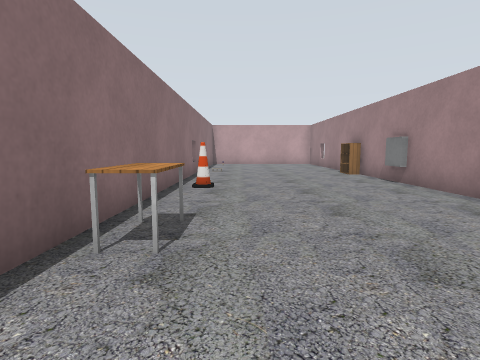
[1] (above)

23 first-person views from a walk through a robot-simulator world made for Gazebo. The camera is 0.9 m above the floor, tilts 6° down and sees 80° across. Floor lines are 1 m apart. The floor is counted in squares, 1 m on a side. Each view is taken from the middle of a square. On the plan, view 1 faces up. The plan holds only what a view shows up to about 11 squares ahead; the rest is blank. The robots in the file are not drawn. Simple patterns stand in for the simulator's built-in surfaces. Simple shapes stand in for some stock models. Some surface patterns are stand-ins.

[2]
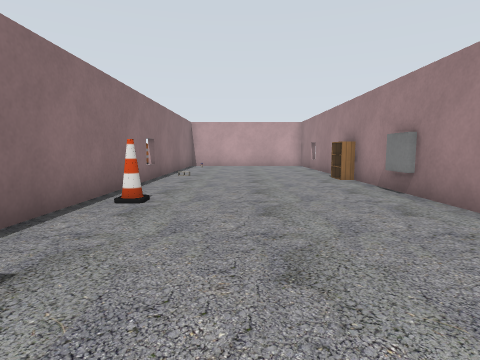

[3]
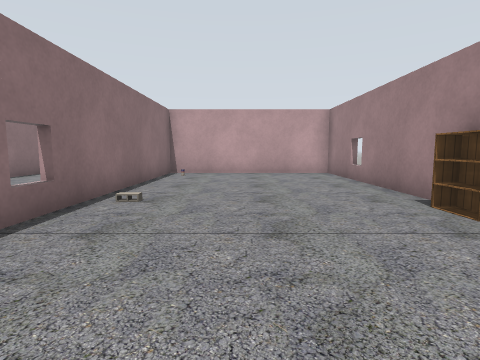

[4]
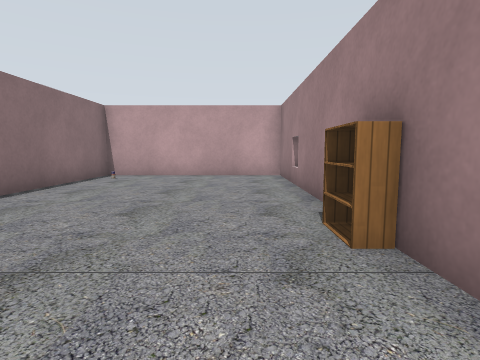

[5]
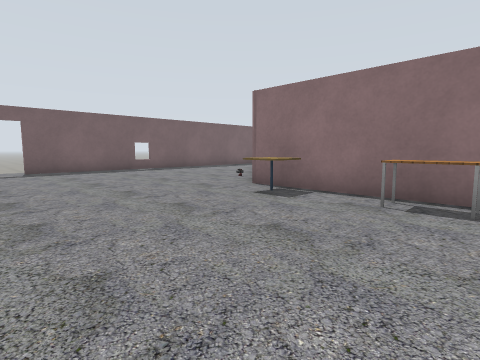

[6]
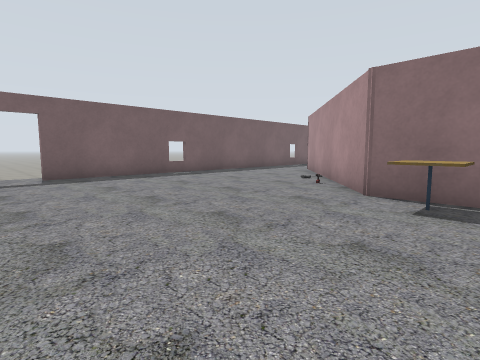

[7]
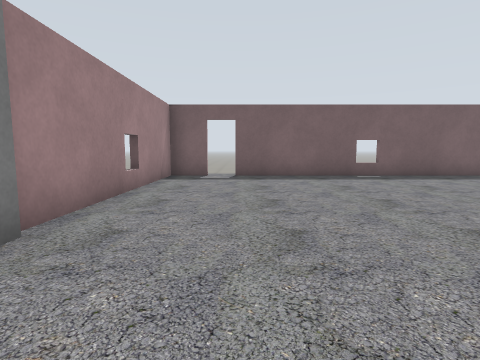

[8]
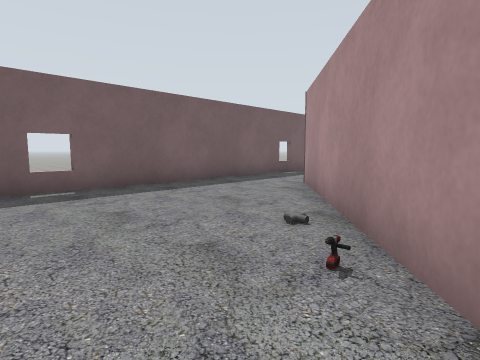

[9]
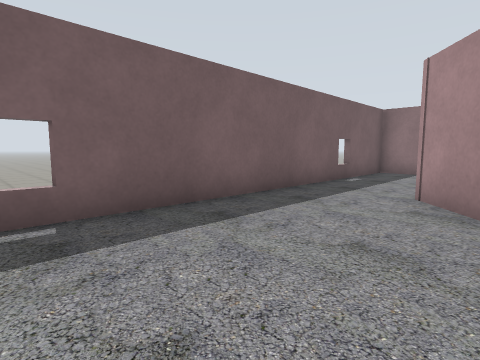

[10]
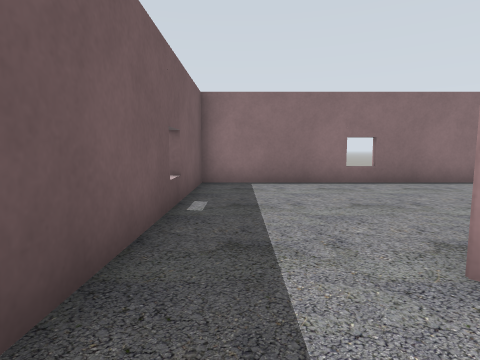

[11]
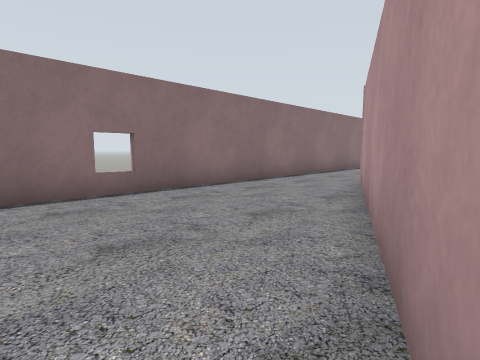

[12]
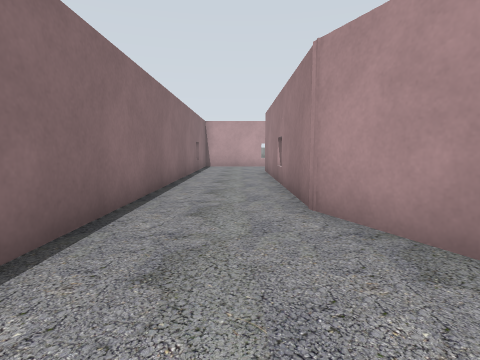

[13]
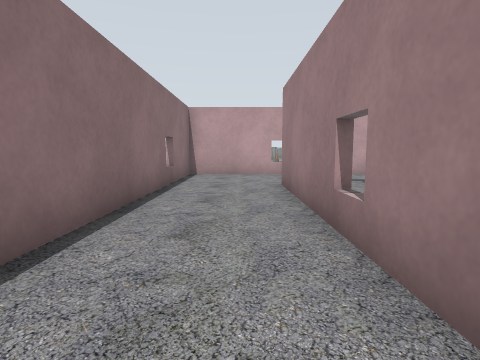

[14]
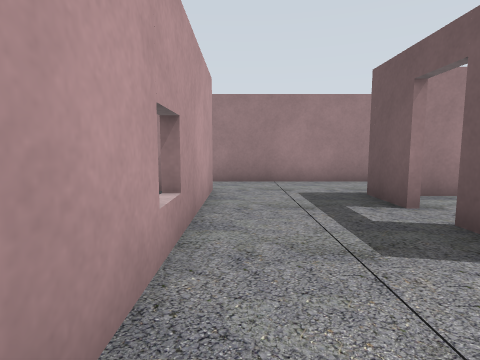

[15]
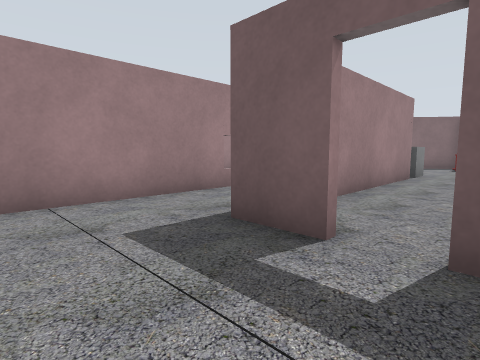

[16]
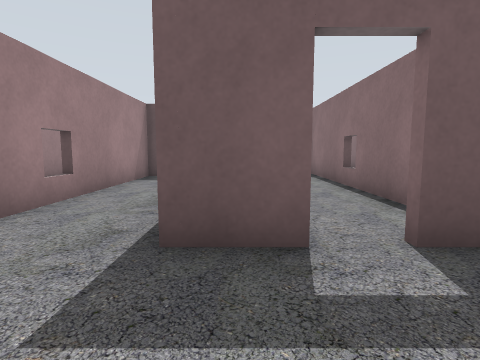

[17]
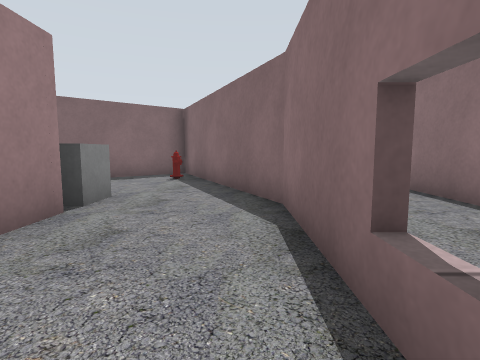

[18]
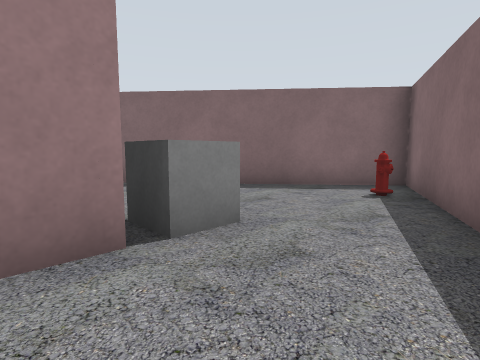

[19]
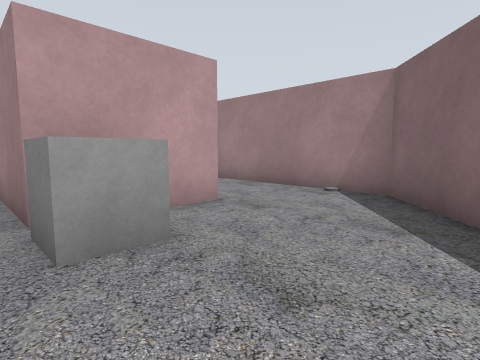

[20]
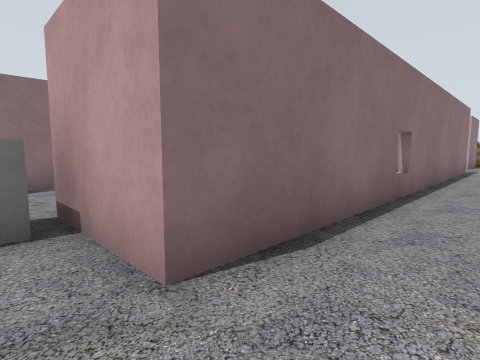

[21]
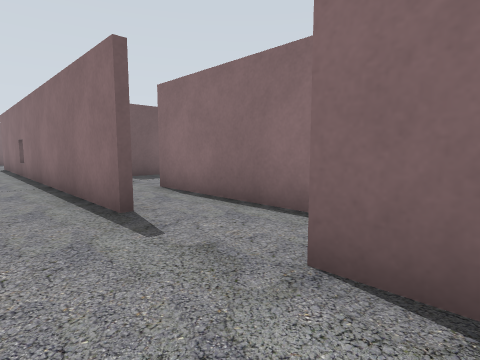

[22]
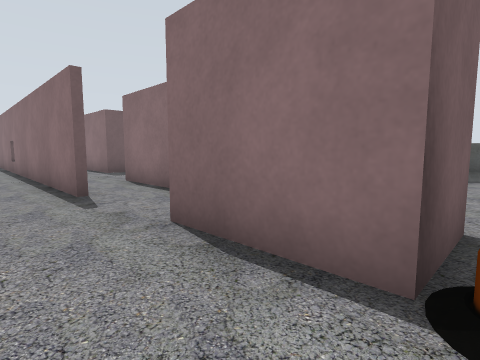

[23]
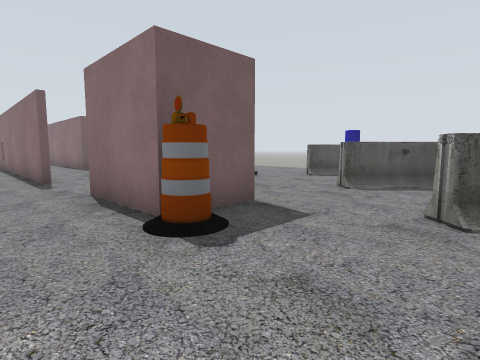

### Floor plan
Points are (right, up) in squares from view 1. A wall is a line through its corners. A room is listed if a view was taken in it or the views show most of it. See-through windows are left out.
Room 1 (views 1, 2, 3, 4, 5, 6, 7, 8, 9, 10, 11)
walls: (4.4, 5.3) (4.4, 18.2) (-1.7, 18.2) (-1.7, -1.2) (-8, -6.4); (3.1, -9.1) (4.4, -9.1) (4.4, -2); (-9.4, -9.1) (2.3, -9.1)
ways out: opening at (-9, -7.5) to room 2; open door at (2.5, -9)
objects: other object (-3, -3); cafe table (-1, 0); table (-1, 3); cone (-1, 7); cinder block (-1, 12); other object (-1, 17); grey box (4, -1); window (4, 8); bookshelf (4, 11)
Room 2 (views 12, 13, 14, 15, 16)
walls: (-10.2, 8.4) (-9.6, 8.4); (-8.7, 8.4) (-7.2, 8.4); (-4.8, 1.1) (-4.8, 11.9); (-8, -6.4) (-10.9, 0.2) (-10.9, 8.5); (-6.6, 11.6) (-13.9, 11.6) (-13.9, -9.1) (-9.4, -9.1)
ways out: opening at (-9, -7.5) to room 1; opening at (-6, 12.5) to room 3; open door at (-9, 8) to room 3
Room 3 (views 17, 18, 19, 20)
walls: (-10.7, 6.5) (-10.7, 0.3) (-7.9, -6.1) (-1.9, -1.1) (-1.9, 4.1); (-4.6, 14) (-4.6, 0.9) (-7.5, 0.9) (-7.5, 7.5); (-6.6, 17.9) (-6.6, 11.6)
ways out: opening at (-6, 12.5) to room 2; open door at (-9, 8) to room 2; opening at (-3.5, 17.5) to room 4
objects: fire hydrant (-8, -4); other object (-7, 0)
Room 4 (views 21, 22, 23)
walls: (-6.9, 19.6) (-4.9, 19.6) (-4.9, 16.8)
ways out: opening at (-3.5, 17.5) to room 3
objects: barrier (-14, 17) to (-12, 19); barrier (-11, 20) to (-10, 21); other object (-10, 16); barrier (-7, 22) to (-7, 23); barrel (-5, 20)

Positions as (right, up) in squares from view 1, and headings:
1: (0, 0), facing up
2: (1, 2), facing up
3: (1, 7), facing up
4: (3, 8), facing up
5: (4, 4), facing down-left
6: (4, 1), facing down-left
7: (2, 1), facing down
8: (-1, -2), facing down-left
9: (-2, -5), facing down-left
10: (-6, -8), facing left
11: (-8, -7), facing up-left
12: (-12, -4), facing up
13: (-12, 1), facing up
14: (-13, 11), facing right
15: (-10, 11), facing down-right
16: (-8, 11), facing down
17: (-10, 5), facing down
18: (-10, 2), facing down-right
19: (-8, -3), facing up-right
20: (-3, 0), facing up-left
21: (-3, 18), facing down-left
22: (-3, 20), facing down-left
23: (-3, 23), facing down-left
